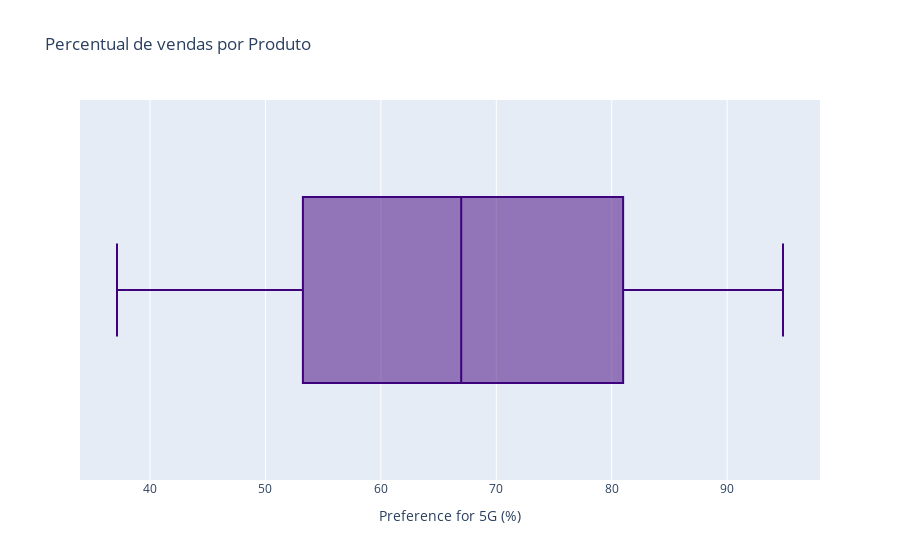

Source (notebook cell):
### Code cell
fig=px.box(df, df["Preference for 5G (%)"],title="Percentual de vendas por Produto", color_discrete_sequence=px.colors.sequential.Purples_r)

fig.show()

### Figure 1 — Plotly figure (JSON) as saved in the notebook; plotly's stock layout.template omitted (floating-point values rounded to 4 significant figures; data arrays with more than 128 entries replaced by an {"elided": "..."} marker saying what was removed)
{"data": [{"alignmentgroup": "True", "hovertemplate": "Preference for 5G (%)=%{x}<extra></extra>", "legendgroup": "", "marker": {"color": "rgb(63,0,125)"}, "name": "", "notched": false, "offsetgroup": "", "orientation": "h", "showlegend": false, "type": "box", "x": {"elided": "1000 float values"}, "x0": " ", "xaxis": "x", "y0": " ", "yaxis": "y"}], "layout": {"boxmode": "group", "legend": {"tracegroupgap": 0}, "title": {"text": "Percentual de vendas por Produto"}, "xaxis": {"anchor": "y", "domain": [0, 1], "title": {"text": "Preference for 5G (%)"}}, "yaxis": {"anchor": "x", "domain": [0, 1]}}}
